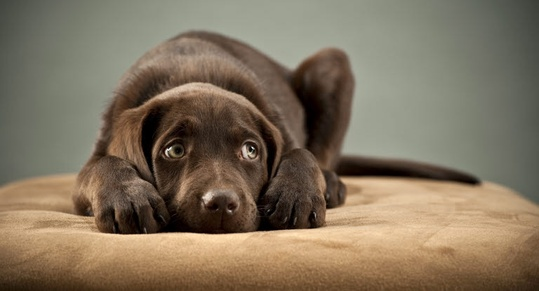
#> input picture data/raw/test.jpg, 539 x 291 px, shrunk from 768 x 415 before the run
$ python blur_experiment.py   (older library calls are emulated)
#> lines starting #> are read from the running program, lines starting #| are printed output that depends on the picture; long printed decimals are rounded
### src/image_utils.py
from pathlib import Path

import cv2


def get_project_root() -> Path:
    return Path(__file__).resolve().parent.parent


def get_default_image_path() -> Path:
    return get_project_root() / "data" / "raw" / "test.jpg"


def load_color_image(image_path: Path):
    image = cv2.imread(str(image_path), cv2.IMREAD_COLOR)
#> image is the input picture: shape (291, 539, 3); mean B, G, R 93.7, 114.2, 128.6

    if image is None:
        raise FileNotFoundError(f"Could not read image: {image_path}")

    return image


def to_grayscale(image_bgr):
    return cv2.cvtColor(image_bgr, cv2.COLOR_BGR2GRAY)
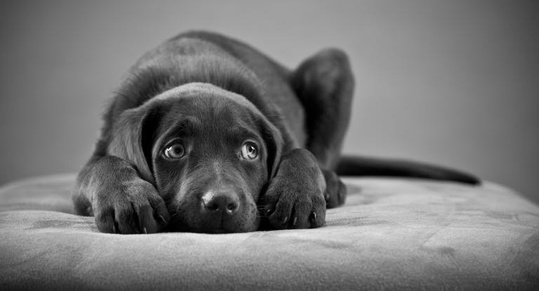
#> returned value: shape (291, 539); min 0, max 250, mean 116.1

### src/image_metrics.py
import numpy as np
import cv2


def measure_brightness(gray_image):
    return np.mean(gray_image)


def measure_contrast(gray_image):
    return np.std(gray_image)


def measure_min_intensity(gray_image):
    return np.min(gray_image)


def measure_max_intensity(gray_image):
    return np.max(gray_image)


def measure_sharpness_laplacian(gray_image):
    laplacian = cv2.Laplacian(gray_image, cv2.CV_64F)
    return laplacian.var()


# [4 lines left out: function estimate_noise_std, not called in this run]


def measure_mae(reference_image, test_image):
    diff = reference_image.astype("float32") - test_image.astype("float32")
    return np.mean(np.abs(diff))


def measure_mse(reference_image, test_image):
    diff = reference_image.astype("float32") - test_image.astype("float32")
    return np.mean(diff ** 2)


# [8 lines left out: function measure_psnr, not called in this run]

### src/blur_experiment.py
import cv2
import matplotlib.pyplot as plt

from image_metrics import measure_brightness, measure_contrast, measure_sharpness_laplacian
from image_utils import get_default_image_path, get_project_root, load_color_image, to_grayscale


image_path = get_default_image_path()
output_path = get_project_root() / "outputs" / "blur_experiment.png"

image_bgr = load_color_image(image_path)
gray_image = to_grayscale(image_bgr)

blur_light = cv2.GaussianBlur(gray_image, (5, 5), 0)
blur_medium = cv2.GaussianBlur(gray_image, (11, 11), 0)
blur_strong = cv2.GaussianBlur(gray_image, (21, 21), 0)
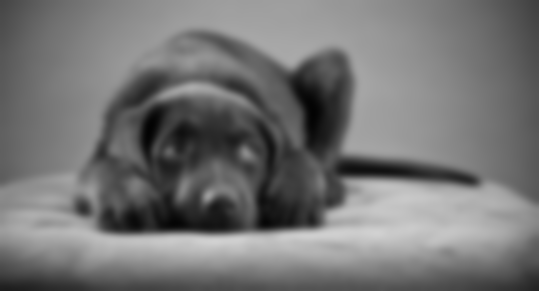
#> blur_strong: shape (291, 539); min 2, max 209, mean 116.2

fig, axes = plt.subplots(2, 2, figsize=(12, 9))

axes[0, 0].imshow(gray_image, cmap="gray")
axes[0, 0].set_title("Original")
axes[0, 0].axis("off")

axes[0, 1].imshow(blur_light, cmap="gray")
axes[0, 1].set_title("Light Blur")
axes[0, 1].axis("off")

axes[1, 0].imshow(blur_medium, cmap="gray")
axes[1, 0].set_title("Medium Blur")
axes[1, 0].axis("off")

axes[1, 1].imshow(blur_strong, cmap="gray")
axes[1, 1].set_title("Strong Blur")
axes[1, 1].axis("off")

plt.savefig(output_path, dpi=150, bbox_inches="tight")
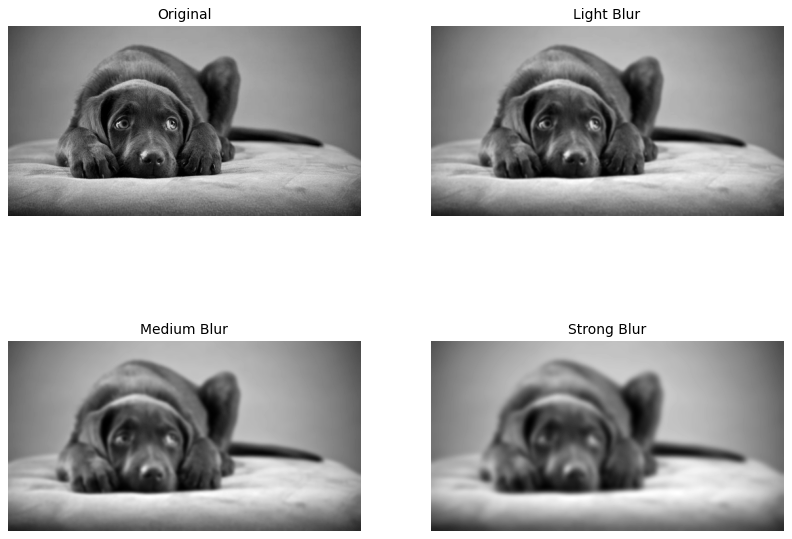
#> figure drawn by matplotlib, 4 panels
plt.show()

print("Original brightness:", measure_brightness(gray_image))
#| Original brightness: 116.137
print("Light blur brightness:", measure_brightness(blur_light))
#| Light blur brightness: 116.141
print("Medium blur brightness:", measure_brightness(blur_medium))
#| Medium blur brightness: 116.145
print("Strong blur brightness:", measure_brightness(blur_strong))
#| Strong blur brightness: 116.151

print("Original contrast:", measure_contrast(gray_image))
#| Original contrast: 47.133
print("Light blur contrast:", measure_contrast(blur_light))
#| Light blur contrast: 46.298
print("Medium blur contrast:", measure_contrast(blur_medium))
#| Medium blur contrast: 45.221
print("Strong blur contrast:", measure_contrast(blur_strong))
#| Strong blur contrast: 43.466

print("Original sharpness:", measure_sharpness_laplacian(gray_image))
#> in measure_sharpness_laplacian, `laplacian = cv2.Laplacian(gray_image, cv2.CV_64F)`:
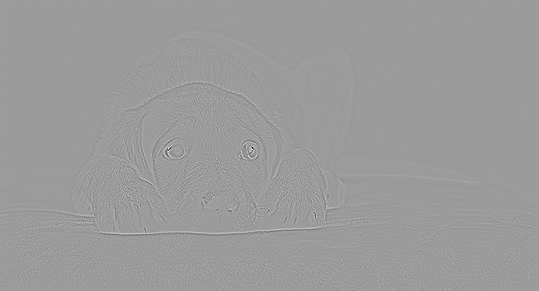
#> laplacian: shape (291, 539) float64; min -500, max 320, mean 0; drawn with min black and max white
#| Original sharpness: 237.030
print("Light blur sharpness:", measure_sharpness_laplacian(blur_light))
#> in measure_sharpness_laplacian (call 2), `laplacian = cv2.Laplacian(gray_image, cv2.CV_64F)`:
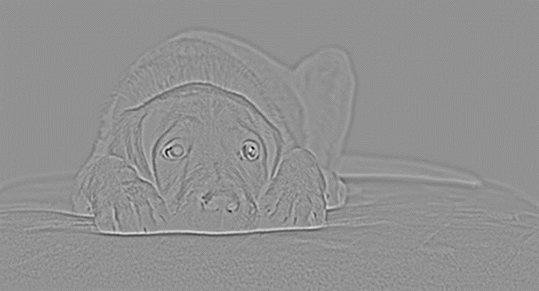
#> laplacian: shape (291, 539) float64; min -74, max 56, mean 0; drawn with min black and max white
#| Light blur sharpness: 18.850
print("Medium blur sharpness:", measure_sharpness_laplacian(blur_medium))
#> in measure_sharpness_laplacian (call 3), `laplacian = cv2.Laplacian(gray_image, cv2.CV_64F)`:
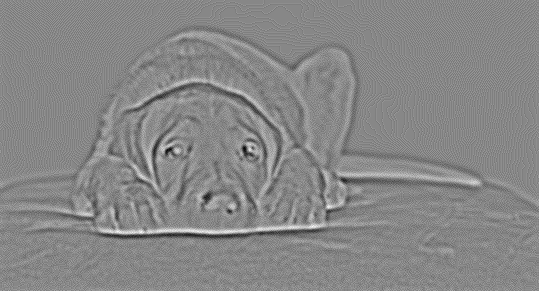
#> laplacian: shape (291, 539) float64; min -18, max 16, mean 0.00204; drawn with min black and max white
#| Medium blur sharpness: 4.918
print("Strong blur sharpness:", measure_sharpness_laplacian(blur_strong))
#> in measure_sharpness_laplacian (call 4), `laplacian = cv2.Laplacian(gray_image, cv2.CV_64F)`:
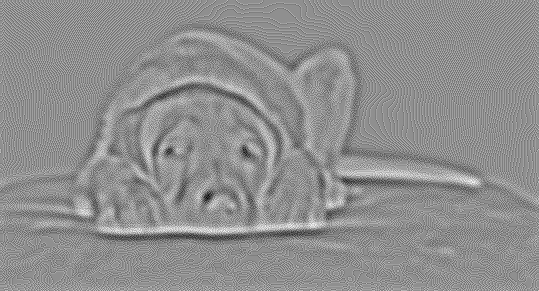
#> laplacian: shape (291, 539) float64; min -9, max 7, mean 0.0014; drawn with min black and max white
#| Strong blur sharpness: 2.356

print("Saved figure to:", output_path)
